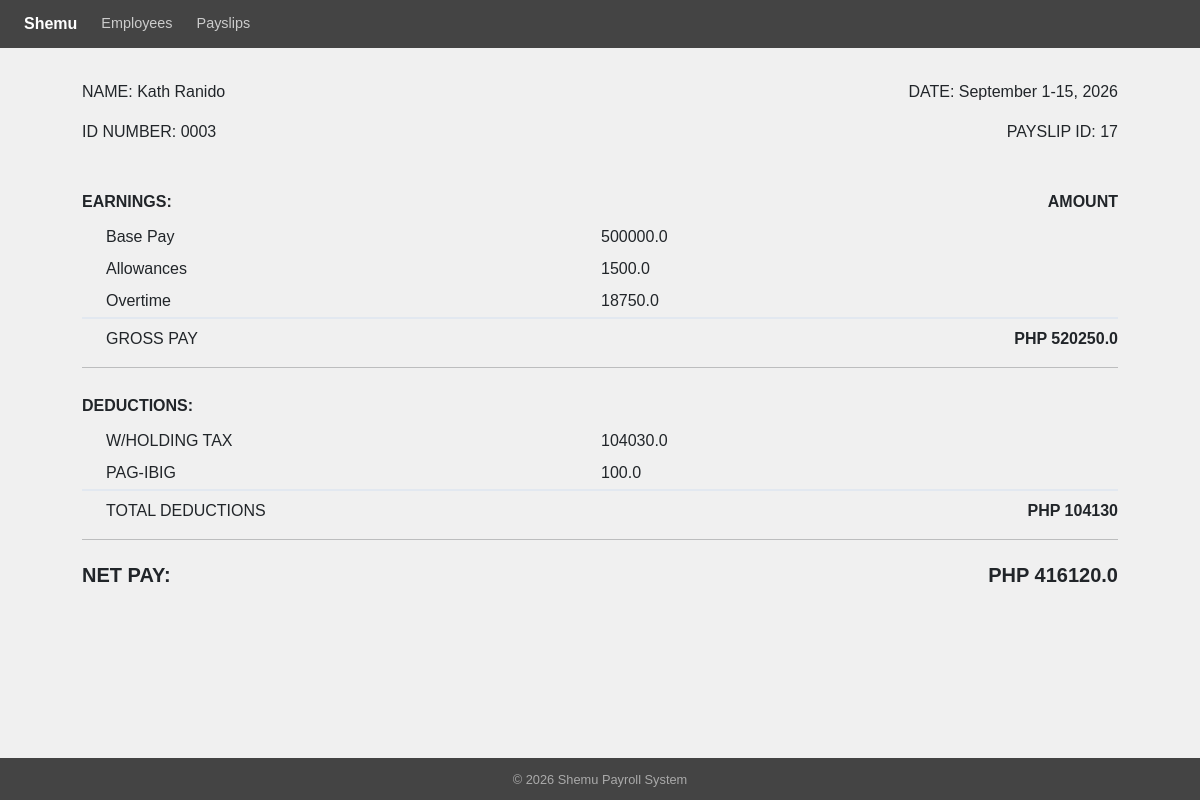
The page /payslip/17/ on the database its author committed.
### payroll_app/models.py (models this page shows, shortened)
class Payslip(models.Model):
    employee_id_number = models.ForeignKey(Employee, on_delete=models.CASCADE)
    month = models.CharField(max_length=20)
    date_range = models.CharField(max_length=50)
    year = models.CharField(max_length=10)
    pay_cycle = models.IntegerField()
    rate = models.FloatField()
    earnings_allowance = models.FloatField()
    deductions_tax = models.FloatField()
    deductions_health = models.FloatField()
    pag_ibig = models.FloatField()
    sss = models.FloatField()
    overtime = models.FloatField()
    total_pay = models.FloatField()
    def getCycleRate(self):
        return self.rate / 2

class Employee(models.Model):
    name = models.CharField(max_length=100)
    id_number = models.CharField(max_length=50, unique=True)
    rate = models.FloatField()
    overtime_pay = models.FloatField(null=True, blank=True)
    allowance = models.FloatField(null=True, blank=True)

### payroll_app/views.py (the view)
# urls.py: path('payslip/<int:pk>/',          views.view_payslip,    name='view_payslip'),
def view_payslip(request, pk):
    payslip = get_object_or_404(Payslip, pk=pk) # fetch the Payslip with the given pk from DB, return 404 if not found
    gross_pay = (payslip.rate / 2) + payslip.earnings_allowance + payslip.overtime
    return render(request, 'payroll_app/view_payslip.html', {
        'payslip': payslip,
        'gross_pay': gross_pay,
    })

### payroll_app/templates/payroll_app/view_payslip.html (shortened to what this page needs)
{% extends 'payroll_app/base.html' %}
{% block content %}
  <div style="display:flex; justify-content:space-between; margin-bottom:1.5rem;">
    <div>
      <p>NAME: {{ payslip.employee_id_number.name }}</p>
      <p>ID NUMBER: {{ payslip.employee_id_number.id_number }}</p>
    </div>
    <div style="text-align:right;">
      <p>DATE: {{ payslip.date_range }}</p>
      <p>PAYSLIP ID: {{ payslip.id }}</p>
    </div>
  </div>
  <div style="margin-top:1.25rem;">
    <table style="width:100%; border-collapse:collapse; font-size:1rem; font-family:inherit;">
      <thead>
        <tr>
          <th style="width:50%; text-align:left; font-weight:700; padding:.4rem 0;">EARNINGS:</th>
          <th style="width:25%; text-align:left; font-weight:400; padding:.4rem 0;"></th>
          <th style="width:25%; text-align:right; font-weight:700; padding:.4rem 0;">AMOUNT</th>
        </tr>
        <tr>
          <td style="padding:.25rem 0 .25rem 1.5rem;">Base Pay</td>
          <td style="text-align:left;">{{ payslip.getCycleRate }}</td>
          <td></td>
        </tr>
        <tr>
          <td style="padding:.25rem 0 .25rem 1.5rem;">Allowances</td>
          <td style="text-align:left;">{{ payslip.earnings_allowance }}</td>
          <td></td>
        </tr>
        <tr>
          <td style="padding:.25rem 0 .25rem 1.5rem;">Overtime</td>
          <td style="text-align:left;">{{ payslip.overtime }}</td>
          <td></td>
        </tr>
      </thead>
      <tbody>
        <tr style="border-top:2px solid #e2e8f0;">
          <td style="padding:.25rem 0 .25rem 1.5rem;">GROSS PAY</td>
          <td></td>
          <td style="text-align:right; padding:.5rem 0; font-weight:700;">PHP {{ gross_pay }} </td>
        </tr>
      </tbody>
    </table>
  </div>
  <hr style="margin-top:.5rem;">
  <div style="margin-top:1.25rem;">
    <table style="width:100%; border-collapse:collapse; font-size:1rem; font-family:inherit;">
      <thead>
        <tr>
          <th style="width:50%; text-align:left; font-weight:700; padding:.4rem 0;">DEDUCTIONS:</th>
          <th style="width:25%; text-align:left; font-weight:400; padding:.4rem 0;"></th>
          <th style="width:25%; text-align:right; font-weight:700; padding:.4rem 0;"></th>
        </tr>
        <tr>
          <td style="padding:.25rem 0 .25rem 1.5rem;">W/HOLDING TAX</td>
          <td style="text-align:left;">{{ payslip.deductions_tax }}</td>
          <td></td>
        </tr>
        {% if payslip.pay_cycle == 1 %}
        <tr>
          <td style="padding:.25rem 0 .25rem 1.5rem;">PAG-IBIG</td>
          <td style="text-align:left;">{{ payslip.pag_ibig }}</td>
          <td></td>
        </tr>
        {% endif %}
      </thead>
      <tbody>
        <tr style="border-top:2px solid #e2e8f0;">
          <td style="padding:.25rem 0 .25rem 1.5rem;">TOTAL DEDUCTIONS</td>
          <td></td>
          <td style="text-align:right; padding:.5rem 0; font-weight:700;">PHP {{ payslip.deductions_tax|add:payslip.pag_ibig|add:payslip.deductions_health|add:payslip.sss }}</td>
        </tr>
      </tbody>
    </table>
  </div>
  <hr style="margin-top:.5rem;">
  <div style="display:flex; justify-content:space-between; margin-top:1.25rem; font-size:1.25rem; font-weight:700;">
    <span>NET PAY:</span>
    <span>PHP {{ payslip.total_pay }}</span>
  </div>
{% endblock %}

### payroll_app/templates/payroll_app/base.html (style rules this page uses)
body { background: #f0f0f0; font-family: Arial, sans-serif; min-height: 100vh; display: flex; flex-direction: column; }

### rows shown on the page
Payslip: employee_id_number.name "Kath Ranido", employee_id_number.id_number "0003", date_range "September 1-15, 2026", id "17", getCycleRate "500000.0", earnings_allowance "1500.0", overtime "18750.0", deductions_tax "104030.0", pag_ibig "100.0", deductions_tax|add "104130", total_pay "416120.0"

### other values the page prints
{{ gross_pay }} "520250.0"
